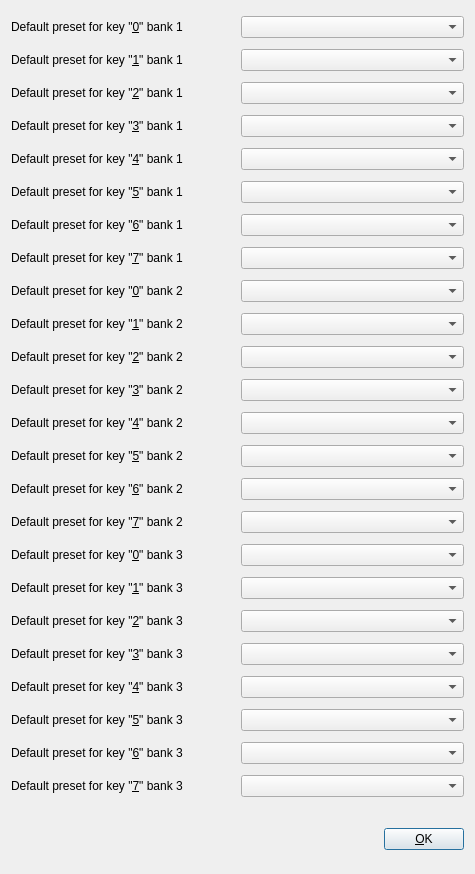
<?xml version="1.0" encoding="UTF-8"?>
<ui version="4.0">
 <class>QuickPresets</class>
 <widget class="QDialog" name="QuickPresets">
  <property name="geometry">
   <rect>
    <x>0</x>
    <y>0</y>
    <width>475</width>
    <height>874</height>
   </rect>
  </property>
  <property name="windowTitle">
   <string>Quick Presets</string>
  </property>
  <property name="accessibleName">
   <string>Quick presets window</string>
  </property>
  <property name="accessibleDescription">
   <string>Allows you to set presets to be quickly loaded with a shortcut</string>
  </property>
  <layout class="QVBoxLayout" name="verticalLayout">
   <item>
    <layout class="QHBoxLayout" name="horizontalLayout_2">
     <item>
      <widget class="QLabel" name="label_2">
       <property name="text">
        <string>Default preset for key &quot;&amp;0&quot; bank 1</string>
       </property>
       <property name="buddy">
        <cstring>comboBox</cstring>
       </property>
      </widget>
     </item>
     <item>
      <widget class="QComboBox" name="comboBox">
       <property name="accessibleName">
        <string>Preset 0</string>
       </property>
       <property name="accessibleDescription">
        <string>Select which slot to load with shortcut</string>
       </property>
      </widget>
     </item>
    </layout>
   </item>
   <item>
    <layout class="QHBoxLayout" name="horizontalLayout_3">
     <item>
      <widget class="QLabel" name="label_3">
       <property name="text">
        <string>Default preset for key &quot;&amp;1&quot; bank 1</string>
       </property>
       <property name="buddy">
        <cstring>comboBox_2</cstring>
       </property>
      </widget>
     </item>
     <item>
      <widget class="QComboBox" name="comboBox_2">
       <property name="accessibleName">
        <string>Preset 1</string>
       </property>
       <property name="accessibleDescription">
        <string>Select which slot to load with shortcut</string>
       </property>
      </widget>
     </item>
    </layout>
   </item>
   <item>
    <layout class="QHBoxLayout" name="horizontalLayout_4">
     <item>
      <widget class="QLabel" name="label_4">
       <property name="text">
        <string>Default preset for key &quot;&amp;2&quot; bank 1</string>
       </property>
       <property name="buddy">
        <cstring>comboBox_3</cstring>
       </property>
      </widget>
     </item>
     <item>
      <widget class="QComboBox" name="comboBox_3">
       <property name="accessibleName">
        <string>Preset 2</string>
       </property>
       <property name="accessibleDescription">
        <string>Select which slot to load with shortcut</string>
       </property>
      </widget>
     </item>
    </layout>
   </item>
   <item>
    <layout class="QHBoxLayout" name="horizontalLayout_5">
     <item>
      <widget class="QLabel" name="label_5">
       <property name="text">
        <string>Default preset for key &quot;&amp;3&quot; bank 1</string>
       </property>
       <property name="buddy">
        <cstring>comboBox_4</cstring>
       </property>
      </widget>
     </item>
     <item>
      <widget class="QComboBox" name="comboBox_4">
       <property name="accessibleName">
        <string>Preset 3</string>
       </property>
       <property name="accessibleDescription">
        <string>Select which slot to load with shortcut</string>
       </property>
      </widget>
     </item>
    </layout>
   </item>
   <item>
    <layout class="QHBoxLayout" name="horizontalLayout_6">
     <item>
      <widget class="QLabel" name="label_6">
       <property name="text">
        <string>Default preset for key &quot;&amp;4&quot; bank 1</string>
       </property>
       <property name="buddy">
        <cstring>comboBox_5</cstring>
       </property>
      </widget>
     </item>
     <item>
      <widget class="QComboBox" name="comboBox_5">
       <property name="accessibleName">
        <string>Preset 4</string>
       </property>
       <property name="accessibleDescription">
        <string>Select which slot to load with shortcut</string>
       </property>
      </widget>
     </item>
    </layout>
   </item>
   <item>
    <layout class="QHBoxLayout" name="horizontalLayout_7">
     <item>
      <widget class="QLabel" name="label_7">
       <property name="text">
        <string>Default preset for key &quot;&amp;5&quot; bank 1</string>
       </property>
       <property name="buddy">
        <cstring>comboBox_6</cstring>
       </property>
      </widget>
     </item>
     <item>
      <widget class="QComboBox" name="comboBox_6">
       <property name="accessibleName">
        <string>Preset 5</string>
       </property>
       <property name="accessibleDescription">
        <string>Select which slot to load with shortcut</string>
       </property>
      </widget>
     </item>
    </layout>
   </item>
   <item>
    <layout class="QHBoxLayout" name="horizontalLayout_8">
     <item>
      <widget class="QLabel" name="label_8">
       <property name="text">
        <string>Default preset for key &quot;&amp;6&quot; bank 1</string>
       </property>
       <property name="buddy">
        <cstring>comboBox_7</cstring>
       </property>
      </widget>
     </item>
     <item>
      <widget class="QComboBox" name="comboBox_7">
       <property name="accessibleName">
        <string>Preset 6</string>
       </property>
       <property name="accessibleDescription">
        <string>Select which slot to load with shortcut</string>
       </property>
      </widget>
     </item>
    </layout>
   </item>
   <item>
    <layout class="QHBoxLayout" name="horizontalLayout_9">
     <item>
      <widget class="QLabel" name="label_9">
       <property name="text">
        <string>Default preset for key &quot;&amp;7&quot; bank 1</string>
       </property>
       <property name="buddy">
        <cstring>comboBox_8</cstring>
       </property>
      </widget>
     </item>
     <item>
      <widget class="QComboBox" name="comboBox_8">
       <property name="accessibleName">
        <string>Preset 7</string>
       </property>
       <property name="accessibleDescription">
        <string>Select which slot to load with shortcut</string>
       </property>
      </widget>
     </item>
    </layout>
   </item>
   <item>
    <layout class="QHBoxLayout" name="horizontalLayout_10">
     <item>
      <widget class="QLabel" name="label_10">
       <property name="text">
        <string>Default preset for key &quot;&amp;0&quot; bank 2</string>
       </property>
       <property name="buddy">
        <cstring>comboBox_9</cstring>
       </property>
      </widget>
     </item>
     <item>
      <widget class="QComboBox" name="comboBox_9">
       <property name="accessibleName">
        <string>Preset 8</string>
       </property>
       <property name="accessibleDescription">
        <string>Select which slot to load with shortcut</string>
       </property>
      </widget>
     </item>
    </layout>
   </item>
   <item>
    <layout class="QHBoxLayout" name="horizontalLayout_11">
     <item>
      <widget class="QLabel" name="label_11">
       <property name="text">
        <string>Default preset for key &quot;&amp;1&quot; bank 2</string>
       </property>
       <property name="buddy">
        <cstring>comboBox_10</cstring>
       </property>
      </widget>
     </item>
     <item>
      <widget class="QComboBox" name="comboBox_10">
       <property name="accessibleName">
        <string>Preset 9</string>
       </property>
       <property name="accessibleDescription">
        <string>Select which slot to load with shortcut</string>
       </property>
      </widget>
     </item>
    </layout>
   </item>
   <item>
    <layout class="QHBoxLayout" name="horizontalLayout_12">
     <item>
      <widget class="QLabel" name="label_12">
       <property name="text">
        <string>Default preset for key &quot;&amp;2&quot; bank 2</string>
       </property>
       <property name="buddy">
        <cstring>comboBox_11</cstring>
       </property>
      </widget>
     </item>
     <item>
      <widget class="QComboBox" name="comboBox_11">
       <property name="accessibleName">
        <string>Preset 10</string>
       </property>
       <property name="accessibleDescription">
        <string>Select which slot to load with shortcut</string>
       </property>
      </widget>
     </item>
    </layout>
   </item>
   <item>
    <layout class="QHBoxLayout" name="horizontalLayout_13">
     <item>
      <widget class="QLabel" name="label_13">
       <property name="text">
        <string>Default preset for key &quot;&amp;3&quot; bank 2</string>
       </property>
       <property name="buddy">
        <cstring>comboBox_12</cstring>
       </property>
      </widget>
     </item>
     <item>
      <widget class="QComboBox" name="comboBox_12">
       <property name="accessibleName">
        <string>Preset 11</string>
       </property>
       <property name="accessibleDescription">
        <string>Select which slot to load with shortcut</string>
       </property>
      </widget>
     </item>
    </layout>
   </item>
   <item>
    <layout class="QHBoxLayout" name="horizontalLayout_14">
     <item>
      <widget class="QLabel" name="label_14">
       <property name="text">
        <string>Default preset for key &quot;&amp;4&quot; bank 2</string>
       </property>
       <property name="buddy">
        <cstring>comboBox_13</cstring>
       </property>
      </widget>
     </item>
     <item>
      <widget class="QComboBox" name="comboBox_13">
       <property name="accessibleName">
        <string>Preset 12</string>
       </property>
       <property name="accessibleDescription">
        <string>Select which slot to load with shortcut</string>
       </property>
      </widget>
     </item>
    </layout>
   </item>
   <item>
    <layout class="QHBoxLayout" name="horizontalLayout_15">
     <item>
      <widget class="QLabel" name="label_15">
       <property name="text">
        <string>Default preset for key &quot;&amp;5&quot; bank 2</string>
       </property>
       <property name="buddy">
        <cstring>comboBox_14</cstring>
       </property>
      </widget>
     </item>
     <item>
      <widget class="QComboBox" name="comboBox_14">
       <property name="accessibleName">
        <string>Preset 13</string>
       </property>
       <property name="accessibleDescription">
        <string>Select which slot to load with shortcut</string>
       </property>
      </widget>
     </item>
    </layout>
   </item>
   <item>
    <layout class="QHBoxLayout" name="horizontalLayout_16">
     <item>
      <widget class="QLabel" name="label_16">
       <property name="text">
        <string>Default preset for key &quot;&amp;6&quot; bank 2</string>
       </property>
       <property name="buddy">
        <cstring>comboBox_15</cstring>
       </property>
      </widget>
     </item>
     <item>
      <widget class="QComboBox" name="comboBox_15">
       <property name="accessibleName">
        <string>Preset 14</string>
       </property>
       <property name="accessibleDescription">
        <string>Select which slot to load with shortcut</string>
       </property>
      </widget>
     </item>
    </layout>
   </item>
   <item>
    <layout class="QHBoxLayout" name="horizontalLayout_17">
     <item>
      <widget class="QLabel" name="label_17">
       <property name="text">
        <string>Default preset for key &quot;&amp;7&quot; bank 2</string>
       </property>
       <property name="buddy">
        <cstring>comboBox_16</cstring>
       </property>
      </widget>
     </item>
     <item>
      <widget class="QComboBox" name="comboBox_16">
       <property name="accessibleName">
        <string>Preset 15</string>
       </property>
       <property name="accessibleDescription">
        <string>Select which slot to load with shortcut</string>
       </property>
      </widget>
     </item>
    </layout>
   </item>
   <item>
    <layout class="QHBoxLayout" name="horizontalLayout_18">
     <item>
      <widget class="QLabel" name="label_18">
       <property name="text">
        <string>Default preset for key &quot;&amp;0&quot; bank 3</string>
       </property>
       <property name="buddy">
        <cstring>comboBox_17</cstring>
       </property>
      </widget>
     </item>
     <item>
      <widget class="QComboBox" name="comboBox_17">
       <property name="accessibleName">
        <string>Preset 16</string>
       </property>
       <property name="accessibleDescription">
        <string>Select which slot to load with shortcut</string>
       </property>
      </widget>
     </item>
    </layout>
   </item>
   <item>
    <layout class="QHBoxLayout" name="horizontalLayout_19">
     <item>
      <widget class="QLabel" name="label_19">
       <property name="text">
        <string>Default preset for key &quot;&amp;1&quot; bank 3</string>
       </property>
       <property name="buddy">
        <cstring>comboBox_18</cstring>
       </property>
      </widget>
     </item>
     <item>
      <widget class="QComboBox" name="comboBox_18">
       <property name="accessibleName">
        <string>Preset 17</string>
       </property>
       <property name="accessibleDescription">
        <string>Select which slot to load with shortcut</string>
       </property>
      </widget>
     </item>
    </layout>
   </item>
   <item>
    <layout class="QHBoxLayout" name="horizontalLayout_20">
     <item>
      <widget class="QLabel" name="label_20">
       <property name="text">
        <string>Default preset for key &quot;&amp;2&quot; bank 3</string>
       </property>
       <property name="buddy">
        <cstring>comboBox_19</cstring>
       </property>
      </widget>
     </item>
     <item>
      <widget class="QComboBox" name="comboBox_19">
       <property name="accessibleName">
        <string>Preset 18</string>
       </property>
       <property name="accessibleDescription">
        <string>Select which slot to load with shortcut</string>
       </property>
      </widget>
     </item>
    </layout>
   </item>
   <item>
    <layout class="QHBoxLayout" name="horizontalLayout_21">
     <item>
      <widget class="QLabel" name="label_21">
       <property name="text">
        <string>Default preset for key &quot;&amp;3&quot; bank 3</string>
       </property>
       <property name="buddy">
        <cstring>comboBox_20</cstring>
       </property>
      </widget>
     </item>
     <item>
      <widget class="QComboBox" name="comboBox_20">
       <property name="accessibleName">
        <string>Preset 19</string>
       </property>
       <property name="accessibleDescription">
        <string>Select which slot to load with shortcut</string>
       </property>
      </widget>
     </item>
    </layout>
   </item>
   <item>
    <layout class="QHBoxLayout" name="horizontalLayout_22">
     <item>
      <widget class="QLabel" name="label_22">
       <property name="text">
        <string>Default preset for key &quot;&amp;4&quot; bank 3</string>
       </property>
       <property name="buddy">
        <cstring>comboBox_21</cstring>
       </property>
      </widget>
     </item>
     <item>
      <widget class="QComboBox" name="comboBox_21">
       <property name="accessibleName">
        <string>Preset 20</string>
       </property>
       <property name="accessibleDescription">
        <string>Select which slot to load with shortcut</string>
       </property>
      </widget>
     </item>
    </layout>
   </item>
   <item>
    <layout class="QHBoxLayout" name="horizontalLayout_23">
     <item>
      <widget class="QLabel" name="label_23">
       <property name="text">
        <string>Default preset for key &quot;&amp;5&quot; bank 3</string>
       </property>
       <property name="buddy">
        <cstring>comboBox_22</cstring>
       </property>
      </widget>
     </item>
     <item>
      <widget class="QComboBox" name="comboBox_22">
       <property name="accessibleName">
        <string>Preset 21</string>
       </property>
       <property name="accessibleDescription">
        <string>Select which slot to load with shortcut</string>
       </property>
      </widget>
     </item>
    </layout>
   </item>
   <item>
    <layout class="QHBoxLayout" name="horizontalLayout_24">
     <item>
      <widget class="QLabel" name="label_24">
       <property name="text">
        <string>Default preset for key &quot;&amp;6&quot; bank 3</string>
       </property>
       <property name="buddy">
        <cstring>comboBox_23</cstring>
       </property>
      </widget>
     </item>
     <item>
      <widget class="QComboBox" name="comboBox_23">
       <property name="accessibleName">
        <string>Preset 22</string>
       </property>
       <property name="accessibleDescription">
        <string>Select which slot to load with shortcut</string>
       </property>
      </widget>
     </item>
    </layout>
   </item>
   <item>
    <layout class="QHBoxLayout" name="horizontalLayout_25">
     <item>
      <widget class="QLabel" name="label_25">
       <property name="text">
        <string>Default preset for key &quot;&amp;7&quot; bank 3</string>
       </property>
       <property name="buddy">
        <cstring>comboBox_24</cstring>
       </property>
      </widget>
     </item>
     <item>
      <widget class="QComboBox" name="comboBox_24">
       <property name="accessibleName">
        <string>Preset 23</string>
       </property>
       <property name="accessibleDescription">
        <string>Select which slot to load with shortcut</string>
       </property>
      </widget>
     </item>
    </layout>
   </item>
   <item>
    <spacer name="verticalSpacer">
     <property name="orientation">
      <enum>Qt::Vertical</enum>
     </property>
     <property name="sizeType">
      <enum>QSizePolicy::Fixed</enum>
     </property>
     <property name="sizeHint" stdset="0">
      <size>
       <width>20</width>
       <height>20</height>
      </size>
     </property>
    </spacer>
   </item>
   <item>
    <layout class="QHBoxLayout" name="horizontalLayout_111">
     <item>
      <spacer name="horizontalSpacer1">
       <property name="orientation">
        <enum>Qt::Horizontal</enum>
       </property>
       <property name="sizeHint" stdset="0">
        <size>
         <width>40</width>
         <height>20</height>
        </size>
       </property>
      </spacer>
     </item>
     <item>
      <widget class="QPushButton" name="pushButton">
       <property name="accessibleName">
        <string>OK</string>
       </property>
       <property name="accessibleDescription">
        <string>Save settings and close window</string>
       </property>
       <property name="text">
        <string>&amp;OK</string>
       </property>
       <property name="shortcut">
        <string>Return</string>
       </property>
      </widget>
     </item>
    </layout>
   </item>
  </layout>
 </widget>
 <resources/>
 <connections/>
</ui>
